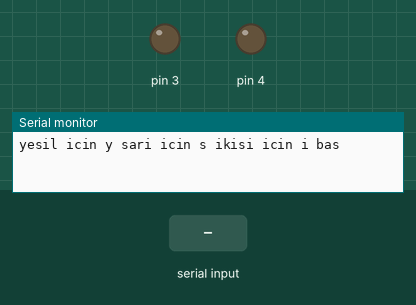
A sketch run on a simulated Arduino Uno, built with avr-gcc and run on an emulated ATmega328P. On the bench: output pins drawn as LEDs (lit = HIGH), the last lines printed to the serial monitor. The test bench sets the inputs (shaded band).

Above: at 1.2 s.
1.3 s: "y" received over Serial
At 2.7 s:
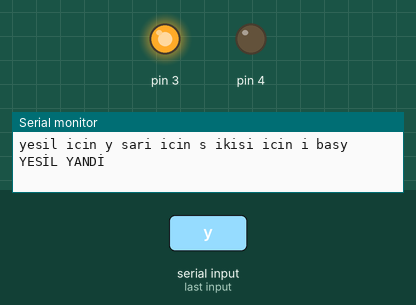
3.8 s: "s" received over Serial
At 7.0 s:
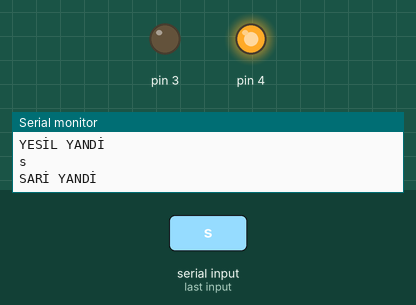
Timing chart, 0 to 10.8 s (numbered marks = the images above; inputs shaded):
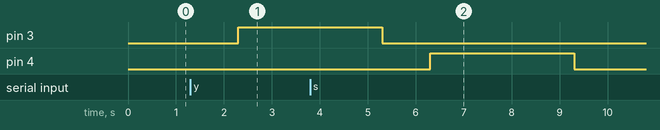

Measured:
- after the input at 1.3 s, pin 3: LOW → HIGH after 1.0 s
- after the input at 3.8 s, pin 4: LOW → HIGH after 2.5 s, → LOW 3.0 s later

The sketch:

sketch_dec31a.ino
```cpp
String girilen;
void setup() {
  Serial.begin(9600);
  pinMode(3,OUTPUT);
  pinMode(4,OUTPUT);
  Serial.print("yesil icin y sari icin s ikisi icin i bas");

}

void loop() {
 if(Serial.available()){
    girilen=Serial.readString();
    Serial.println(girilen);
    if(girilen=="y"){
       Serial.println("YESİL YANDİ");
       digitalWrite(3,1);
       delay(3000);
       digitalWrite(3,0);
      }
       if(girilen=="s"){
       Serial.println("SARİ YANDİ");
       digitalWrite(4,1);
       delay(3000);
       digitalWrite(4,0);
      }
      if(girilen=="i"){
       Serial.println("İKİSİ YANDİ");
       digitalWrite(3,1);
       digitalWrite(4,1);
       delay(3000);
       digitalWrite(3,0);
       digitalWrite(4,0);

      }
  }

}
```
